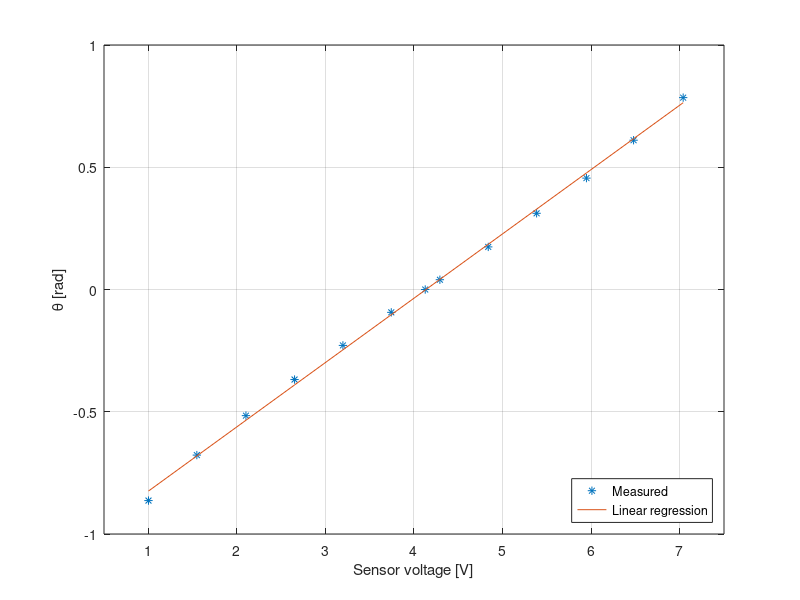

Source code (MATLAB):
% GRAB DATA FROM CRANE
ZERO_PIXEL = 285;

% PIXELS, CONVERTED TO ANGLE + RESPECTIVE COMEDI-READ VOLTAGES!
p = [0     50    100   150   200   250   285   300   350   400   450   500   550];

a = asin(((p-ZERO_PIXEL) / 15)/25);

u = [0.674 0.869 1.067 1.263 1.458 1.653 1.7899 1.849 2.044 2.239 2.440 2.630 2.830];

u = u.*2.8; % EFTER FORSTÆRKEREN!
u = u - 5 + 4.115;

[p, s] = polyfit(u, a, 1);
% x = -0.4981*u + 4.7931

a_est = polyval(p, u);

%x_est = p(1) * u + p(2);

r2 = 1 - s.normr^2 / norm(a-mean(a))^2

% PLOT
plot(u, a, '*', u, a_est);

xlabel('Sensor voltage [V]');
ylabel('\theta [rad]');
xlim([0.5 7.5]);
ylim([-1 1]);

grid on;
legend('Measured', 'Linear regression', 'location', 'southeast');
